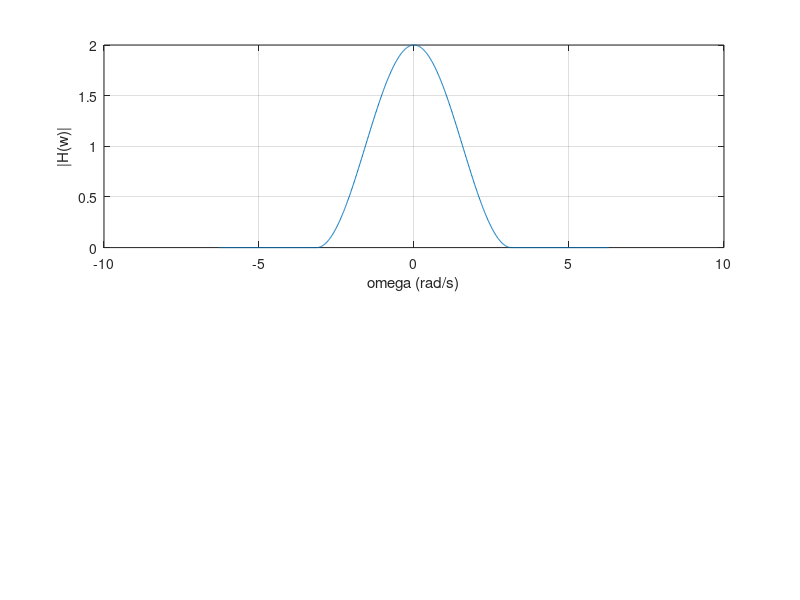

This figure's MATLAB source: (Note: this script raises an error after producing the figure.)
% 第14周通信原理实验课：验证基带传输系统满足理想低通滤波特性
clc; clear;close all;

% 定义参数；
tau0 = 1;
omega_max = pi/tau0;  % H(w)的截止频率；

% 生成采样频率w的采样点
omega = linspace(-2*pi/tau0, 2*pi/tau0, 1000);
H_omega = zeros(size(omega));  % 初始化H(w)；

% 计算H(w)的取值
for i = 1:length(omega)
    if abs(omega(i)) <= omega_max
        H_omega(i) = tau0 * (1 + cos(omega(i)) * tau0);
    else
        H_omega(i) = 0;
    end
end

% 绘制|H(w)|的图形
%figure('Name','H(w)的幅频特性');
subplot(2, 1, 1);
plot(omega, abs(H_omega));
xlabel('omega (rad/s)'); 
ylabel('|H(w)|'); 
grid on;
ax = gca; 
ax.XTick = [-pi/tau0, 0, pi/tau0];
ax.XTickLabel = {'-pi/tau0', '0', 'pi/tau0'};

% 验证等效理想系统特性
Ts = 2 * tau0;  % 码元间隔
omega_verify = linspace(-pi/tau0, pi/tau0, 500);  % 验证区间

% 计算H(w) + H(w-2π/Ts) + H(w+2π/Ts)
H_sum = zeros(size(omega_verify));
for i = 1:length(omega_verify)
    w = omega_verify(i);
    % 计算H(w)
    if abs(w) <= omega_max
        h_w = tau0*(1 + cos(w*tau0));
    else
        h_w = 0;
    end
    % 计算H(w - 2π/Ts)
    w1 = w - pi/tau0;
    if abs(w1) <= omega_max
        h_w1 = tau0 * (1 + cos(w1*tau0));
    else
        h_w1 = 0;
    end
    % 计算H(w + 2π/Ts)
    w2 = w + pi/tau0;
    if abs(w2) <= omega_max
        h_w2 = tau0*(1 + cos(w2*tau0));
    else
        h_w2 = 0;
    end
    H_sum(i) = h_w +h_w1 + h_w2;
end
% 绘制叠加后的结果
%figure('Name','等效理想低通特性验证');
subplot(2, 1, 2);
plot(omega_verify, H_sum);
xlabel('omega (rad/s)');
ylabel('H(w)_sum');
grid on;
ax = gca; 
ax.XTick = [-pi/tau0, 0, pi/tau0];
ax.XTickLabel = {'-pi/tau0', '0', 'pi/tau0'};
ylim([1.9*tau0, 2.1*tau0]);
